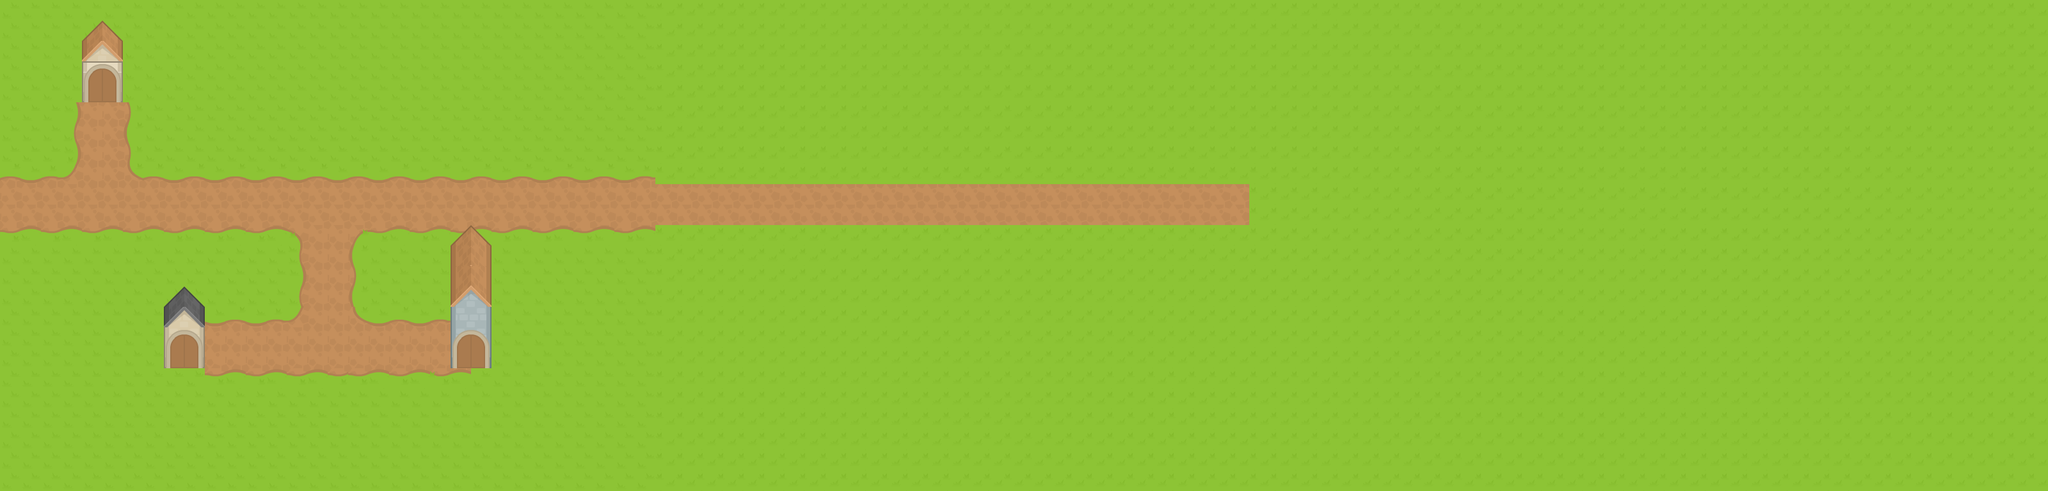

This is a level from a 2D game, rendered from its Tiled map with the project's own tilesets. A one-line summary and the map file follow, with tile-layer data summarised:
An orthogonal 100x24 tile map with 32x32 px tiles, 4 tile layers (background, path, level, roof) and 3 objects (3x dungeon).

<map version="1.0" orientation="orthogonal" renderorder="right-down" width="100" height="24" tilewidth="32" tileheight="32">
 <tileset firstgid="1" name="RPGpack_sheet" tilewidth="32" tileheight="32">
  <image source="RPGpack_sheet.png" width="1280" height="832" />
 </tileset>
 <layer name="background" width="100" height="24">
  <data>[2400 cells, 2400 non-empty, 34 distinct tile ids]</data>
 </layer>
 <layer name="path" width="100" height="24">
  <data>[2400 cells, 164 non-empty, 3 distinct tile ids]</data>
 </layer>
 <layer name="level" width="100" height="24">
  <data>[2400 cells, 12 non-empty, 4 distinct tile ids]</data>
 </layer>
 <objectgroup name="dungeons" width="100" height="24">
  <object name="level1" type="dungeon" x="129" y="96" width="64" height="64" />
  <object name="level2" type="dungeon" x="256" y="512" width="64" height="64" />
  <object name="level3" type="dungeon" x="705" y="513" width="61" height="62" />
 </objectgroup>
 <layer name="roof" width="100" height="24">
  <data>[2400 cells, 16 non-empty, 10 distinct tile ids]</data>
 </layer>
</map>
